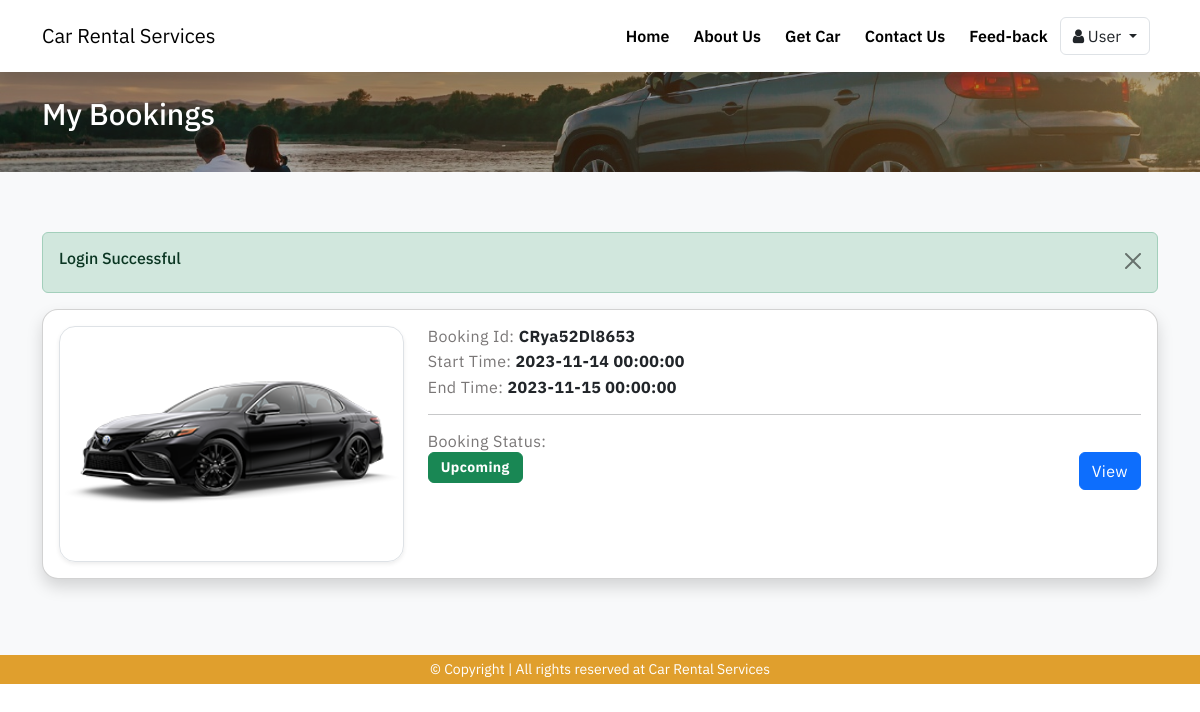
The app's page /my-bookings.php (signed in) with its own data.
### tables this page shows
CREATE TABLE `web_settings` (
  `id` int(11) UNSIGNED NOT NULL,
  `title` varchar(255) NOT NULL,
  `url` varchar(255) DEFAULT NULL,
  `description` varchar(1000) DEFAULT NULL,
  `logo` varchar(100) DEFAULT NULL,
  `address` varchar(500) DEFAULT NULL,
  `email1` varchar(100) DEFAULT NULL,
  `email2` varchar(100) DEFAULT NULL,
  `phone1` varchar(15) DEFAULT NULL,
  `phone2` varchar(15) DEFAULT NULL
);

CREATE TABLE `bookings` (
  `id` int(10) UNSIGNED NOT NULL,
  `booking_no` varchar(100) NOT NULL,
  `user_id` int(11) NOT NULL,
  `car_id` int(11) NOT NULL,
  `start_date` datetime NOT NULL,
  `end_date` datetime NOT NULL,
  `total_price` int(11) NOT NULL,
  `booking_date` date NOT NULL,
  `payment_mode` varchar(191) NOT NULL COMMENT 'cash payment, upi,card',
  `payment_status` varchar(191) NOT NULL COMMENT 'completed, refunded, pending',
  `payment_id` varchar(191) DEFAULT NULL,
  `cancel_status` tinyint(1) NOT NULL DEFAULT 0,
  `cancel_reason` varchar(500) DEFAULT NULL COMMENT 'user cancelled, car not available',
  `booking_status` varchar(50) NOT NULL DEFAULT 'booked' COMMENT 'booked, live, completed'
);

CREATE TABLE `cars` (
  `id` int(11) UNSIGNED NOT NULL,
  `brand_id` int(11) NOT NULL,
  `body_type_id` int(11) NOT NULL,
  `name` varchar(255) NOT NULL,
  `car_cid` varchar(20) NOT NULL COMMENT 'car custom id',
  `car_reg_no` varchar(50) DEFAULT NULL,
  `model` date NOT NULL,
  `transmission` varchar(100) DEFAULT NULL,
  `fuel` varchar(100) DEFAULT NULL,
  `seating_capacity` varchar(50) DEFAULT NULL,
  `fastag` tinyint(1) DEFAULT 0,
  `kms_driven` varchar(100) DEFAULT NULL,
  `sun_roof` tinyint(1) NOT NULL,
  `cruise_control` tinyint(1) NOT NULL,
  `360_camera` tinyint(1) NOT NULL,
  `price_per_hour` varchar(100) DEFAULT NULL,
  `home_delivery` tinyint(1) NOT NULL,
  `airbags` tinyint(1) NOT NULL,
  `description` mediumtext NOT NULL,
  `image` varchar(100) DEFAULT NULL,
  `status` tinyint(1) DEFAULT 0 COMMENT '0=show,1=hide'
);

### my-bookings.php (the view, shortened to what this page needs)
<?php
include('includes/header.php');
?>
<div class="banner py-4">
    <div class="container">
        <h4 class="banner-heading mb-3">My Bookings</h4>
    </div>
</div>
<div class="section bg-light">
    <div class="container">
        <div class="row justify-content-center">
            <div class="col-md-12">
                <?= alertSuccess(); ?>
            </div>
        <?php
            $userId = $_SESSION['loggedInUser']['user_id'];
            $query = "SELECT * FROM bookings WHERE user_id='$userId' ";
            $bookings = mysqli_query($conn, $query);
            if($bookings)
            {
                if(mysqli_num_rows($bookings) > 0)
                {
                    foreach ($bookings as $item) {
                        $car = getById('cars', $item['car_id']);
                        ?>
                            <div class="col-md-12 mb-3">
                                <div class="card shadow rounded-4">
                                    <div class="card-body">
                                        <div class="row">
                                            <div class="col-md-4">
                                                <img src="<?= $car['data']['image']; ?>" class="w-100 rounded-4 border shadow-sm" alt="Img" />
                                            </div>
                                            <div class="col-md-8">
                                                <p class="title-sm fs-16 mb-1"> Booking Id: <span class="text-dark fw-bold"> <?=$item['booking_no'];?></span> </p>
                                                <p class="title-sm fs-16 mb-1"> Start Time: <span class="text-dark fw-bold"> <?=$item['start_date'];?></span> </p>
                                                <p class="title-sm fs-16 mb-1"> End Time: <span class="text-dark fw-bold"> <?=$item['end_date'];?></span> </p>
                                                <hr/>
                                                <p class="title-sm fs-16 mb-1">
                                                    Booking Status:  <br/>
                                                    <?php
                                                    if($item['booking_status'] == 'booked'){
                                                        echo '<span class="btn btn-success text-white py-1 fs-14 fw-bold">Upcoming</span>';
                                                    }elseif($item['booking_status'] == 'completed'){
                                                        echo '<span class="btn btn-info text-white py-1 fs-14 fw-bold">Completed</span>';
                                                    }elseif($item['booking_status'] == 'cancelled'){
                                                        echo '<span class="btn btn-danger text-white py-1 fs-14 fw-bold">Cancelled</span>';
                                                    }else{
                                                        echo '<span class="btn btn-warning py-1 text-white fs-14 fw-bold">Live</span>';
                                                    }
                                                    ?>
                                                    <a href="my-booking-view.php?booking-id=<?= $item['booking_no']; ?>" class="btn btn-primary text-white float-end">View</a>
                                                </p>
                                            </div>
                                        </div>
                                    </div>
                                </div>
                            </div>
                        <?php
                        }
                }else{
                    ?>
                        <div class="card card-body text-center">
                            <h5>No bookings yet</h5>
                        </div>
                    <?php
                }
            }else{
                ?>
                    <div class="card card-body text-center">
                        <h5>Something went wrong</h5>
                    </div>
                <?php
            }
            ?>
        </div>
    </div>
</div>
<?php include('includes/footer.php'); ?>

### includes/navbar.php (shortened to what this page needs)
<div class="shadow sticky-top">
    <nav class="navbar navbar-expand-lg bg-white">
        <div class="container">
            <a class="navbar-brand" href="index.php">
                <?= webSetting('title'); ?>
            </a>
            <div class="collapse navbar-collapse" id="navbarSupportedContent">
                <ul class="navbar-nav ms-auto mb-2 mb-lg-0">
                    <li class="nav-item">
                        <a class="nav-link active" href="index.php">Home</a>
                    </li>
                    <li class="nav-item">
                        <a class="nav-link" href="about-us.php">About Us</a>
                    </li>
                    <li class="nav-item">
                        <a class="nav-link" href="cars.php">Get Car</a>
                    </li>
                    <li class="nav-item">
                        <a class="nav-link" href="contact-us.php">Contact Us</a>
                    </li>
                    <li class="nav-item">
                        <a class="nav-link" href="feed-back.php">Feed-back</a>
                    </li>
                    <?php
                        if(isset($_SESSION['loggedIn'])){
                            ?>
                            <li class="nav-item dropdown my-auto">
                                <a class="btn border me-2 dropdown-toggle" href="#" role="button" data-bs-toggle="dropdown" aria-expanded="false">
                                    <i class="fa fa-user"></i> <?= $_SESSION['loggedInUser']['name']; ?>
                                </a>
                            </li>
                            <?php
                        }
                        else
                        {
                            ?>
                            <li class="nav-item">
                                <a class="nav-link" href="login.php">Login</a>
                            </li>
                            <?php
                        }
                    ?>
                </ul>
            </div>
        </div>
    </nav>
</div>

### includes/footer.php (shortened to what this page needs)
    <div class="py-1 bg-web">
        <div class="container">
            <p class="mb-0 fs-14 text-white text-center">© Copyright | All rights reserved at <?= webSetting('title') ?? 'Car Rental Services'; ?></p>
        </div>
    </div>
</body>
</html>

### assets/css/style.css (style rules this page uses)
html,body { font-family: 'IBM Plex Sans', sans-serif; }
a { text-decoration: none; }
.section { padding-top: 54px; padding-bottom: 54px; }
.banner { background-image: url(../images/banner.jpg); background-position: center center; background-repeat: no-repeat; background-size: cover; box-shadow: rgb(0 0 0 / 30%) 0px 0px 0px 500px inset; padding: 100px 0px; }
.banner-heading { font-size: 30px; color: #fff; }
.fs-14 { font-size: 14px; }
.fs-16 { font-size: 16px !important; }
.title-sm { font-weight: normal; line-height: 1.33; letter-spacing: .4px; color: #7a7777; }
.nav-link { padding: 16px 12px !important; font-weight: 600; color: #000 !important; }
.section { padding-top: 60px; padding-bottom: 60px; }
.bg-web { background-color: #e09f2d; }

### records on screen
web_settings: title "Car Rental Services"
bookings: car.image (picture), booking_no "CRya52Dl8653", start_date "2023-11-14 00:00:00", end_date "2023-11-15 00:00:00", booking_status "Upcoming"

### other values on screen
$_SESSION['loggedInUser']['name'] "User"
$_SESSION['status'] "Login Successful"
